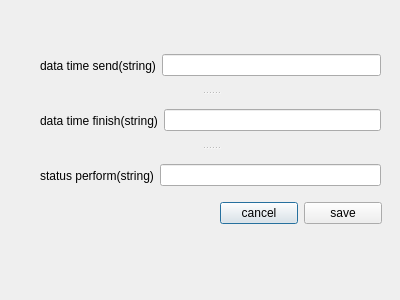
<?xml version="1.0" encoding="UTF-8"?>
<ui version="4.0">
 <class>settingReport</class>
 <widget class="QDialog" name="settingReport">
  <property name="geometry">
   <rect>
    <x>0</x>
    <y>0</y>
    <width>400</width>
    <height>300</height>
   </rect>
  </property>
  <property name="windowTitle">
   <string>Dialog</string>
  </property>
  <widget class="QSplitter" name="splitter">
   <property name="geometry">
    <rect>
     <x>40</x>
     <y>40</y>
     <width>341</width>
     <height>161</height>
    </rect>
   </property>
   <property name="orientation">
    <enum>Qt::Vertical</enum>
   </property>
   <widget class="QWidget" name="layoutWidget">
    <layout class="QHBoxLayout" name="horizontalLayout_3">
     <item>
      <widget class="QLabel" name="label">
       <property name="text">
        <string>data time send(string)</string>
       </property>
      </widget>
     </item>
     <item>
      <widget class="QLineEdit" name="dataTimeSend"/>
     </item>
    </layout>
   </widget>
   <widget class="QWidget" name="layoutWidget">
    <layout class="QHBoxLayout" name="horizontalLayout_2">
     <item>
      <widget class="QLabel" name="label_2">
       <property name="text">
        <string>data time finish(string)</string>
       </property>
      </widget>
     </item>
     <item>
      <widget class="QLineEdit" name="dataTimeFinish"/>
     </item>
    </layout>
   </widget>
   <widget class="QWidget" name="layoutWidget">
    <layout class="QHBoxLayout" name="horizontalLayout">
     <item>
      <widget class="QLabel" name="label_3">
       <property name="text">
        <string>status perform(string)</string>
       </property>
      </widget>
     </item>
     <item>
      <widget class="QLineEdit" name="statusPerform"/>
     </item>
    </layout>
   </widget>
  </widget>
  <widget class="QWidget" name="layoutWidget">
   <property name="geometry">
    <rect>
     <x>220</x>
     <y>200</y>
     <width>162</width>
     <height>27</height>
    </rect>
   </property>
   <layout class="QHBoxLayout" name="horizontalLayout_4">
    <item>
     <widget class="QPushButton" name="cancel">
      <property name="text">
       <string>cancel</string>
      </property>
     </widget>
    </item>
    <item>
     <widget class="QPushButton" name="save">
      <property name="text">
       <string>save</string>
      </property>
     </widget>
    </item>
   </layout>
  </widget>
 </widget>
 <resources/>
 <connections/>
</ui>
